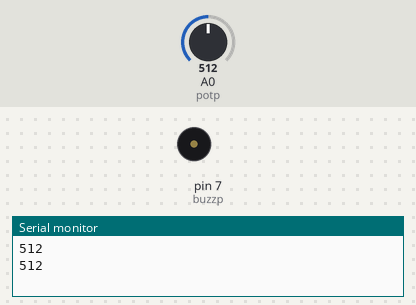
Recording of a sketch running on a simulated Arduino Uno, built with avr-gcc and run on an emulated ATmega328P. On the bench: buzzer (waves = sounding, pin HIGH), the last lines printed to the serial monitor. Inputs (shaded band) come from the test bench; at power-on: A0 (potp) = 512.

Above: at 1.8 s.
1.9 s: A0 (potp) set to 984
3.4 s: A0 (potp) set to 1012
At 4.8 s:
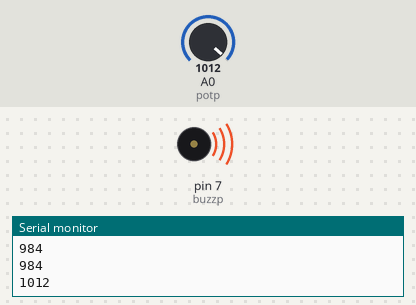
7.5 s: A0 (potp) set to 990
At 8.5 s:
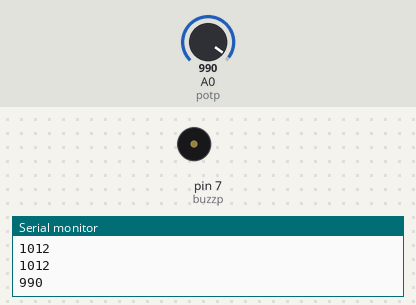
Timing chart, 0 to 10.5 s (numbered marks = the images above; inputs shaded):
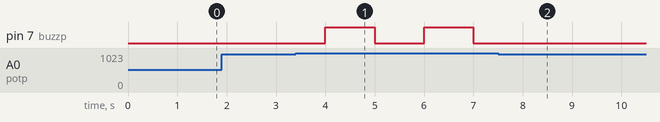

The sketch:

Buzzer.ino
```cpp
int potp = A0;
int readval ;
int buzzp = 7;
int d = 1000;

void setup() {
  // put your setup code here, to run once:
pinMode (potp, INPUT);
pinMode (buzzp, OUTPUT);
Serial.begin(9600);
}

void loop() {
  // put your main code here, to run repeatedly:
readval = analogRead(potp);

  Serial.println(readval);

 if (readval >= 1000){
  digitalWrite (buzzp,HIGH);
  delay (d);
  digitalWrite (buzzp,LOW);
  delay (d);
 }
if (readval < 1000) {
  digitalWrite (buzzp,LOW);
  delay (d);
}

}
```

Measured:
- the behaviour switches between 999 and 1000 on A0 (potp) (found by bisection; images 0 and 1)
- after the input at 3.4 s, pin 7 (buzzp): alternates HIGH for 1.0 s and LOW for 1.0 s, starting after 0.60 s
- after the input at 7.5 s, pin 7 (buzzp): stops changing and stays LOW
